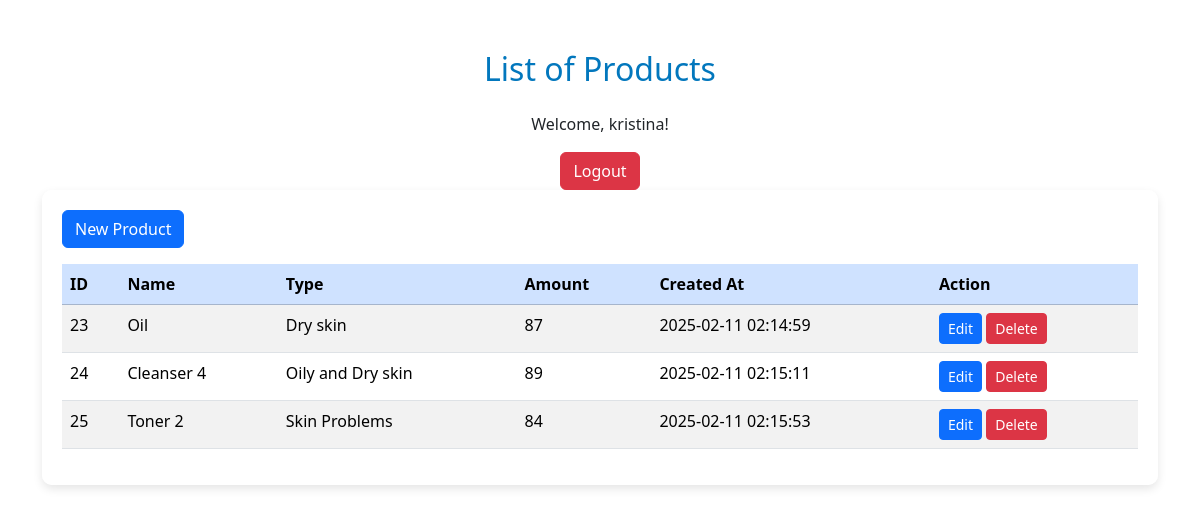
The app's page /index.php (signed in) with its own data.
### tables this page shows
CREATE TABLE `products` (
  `id` int(11) NOT NULL,
  `name` varchar(100) NOT NULL,
  `type` varchar(200) NOT NULL,
  `amount` varchar(20) DEFAULT NULL,
  `created_at` datetime NOT NULL DEFAULT current_timestamp()
);

### index.php (the view, shortened to what this page needs)
<?php
$servername = "localhost";
$username = "root";
$password = "";
$database = "myshop";
$connection = new mysqli($servername, $username, $password, $database);
if (isset($_SESSION['user_id'])) {
    $user_logged_in = true;
    $username = $_SESSION['username'];
} else {
    $user_logged_in = false;
}
?>
<!DOCTYPE html>
<html lang="en">
<head>
    <link rel="stylesheet" href="https://cdn.jsdelivr.net/npm/bootstrap@5.3.3/dist/css/bootstrap.min.css">
</head>
<body>
<div class="container">
    <h2 class="text-center mb-4">List of Products</h2>
    <?php if ($user_logged_in): ?>
        <div class="text-center">
            <p>Welcome, <?php echo htmlspecialchars($username); ?>!</p>
            <a href="logout.php" class="btn btn-danger">Logout</a>
        </div>
        <div class="table-container">
            <a class="btn btn-primary mb-3" href="/myshop/create.php">New Product</a>
            <table class="table table-striped">
                <thead class="table-primary">
                    <tr>
                        <th>ID</th>
                        <th>Name</th>
                        <th>Type</th>
                        <th>Amount</th>
                        <th>Created At</th>
                        <th>Action</th>
                    </tr>
                </thead>
                <tbody>
                    <?php
                    $sql = "SELECT * FROM products";
                    $result = $connection->query($sql);
                    while ($row = $result->fetch_assoc()) {
                        echo "<tr>
                            <td>{$row['id']}</td>
                            <td>{$row['name']}</td>
                            <td>{$row['type']}</td>
                            <td>{$row['amount']}</td>
                            <td>{$row['created_at']}</td>
                            <td>
                                <a class='btn btn-primary btn-sm' href='/myshop/edit.php?id={$row['id']}'>Edit</a>
                                <a class='btn btn-danger btn-sm' href='/myshop/delete.php?id={$row['id']}'>Delete</a>
                            </td>
                        </tr>";
                    }
                    ?>
                </tbody>
            </table>
        </div>
    <?php endif; ?>
</div>
</body>
</html>

### index.php (style rules this page uses)
body { background: url('background.jpg') no-repeat center center fixed; background-size: cover; }
.container { margin-top: 50px; }
.table-container { background: rgba(255, 255, 255, 0.9); padding: 20px; border-radius: 10px; box-shadow: 0px 4px 10px rgba(0, 0, 0, 0.1); }
h2 { color: #0277bd; }

### records on screen
products: id "23", name "Oil", type "Dry skin", amount "87", created_at "2025-02-11 02:14:59"
products: id "24", name "Cleanser 4", type "Oily and Dry skin", amount "89", created_at "2025-02-11 02:15:11"
products: id "25", name "Toner 2", type "Skin Problems", amount "84", created_at "2025-02-11 02:15:53"

### other values on screen
$username "kristina"
